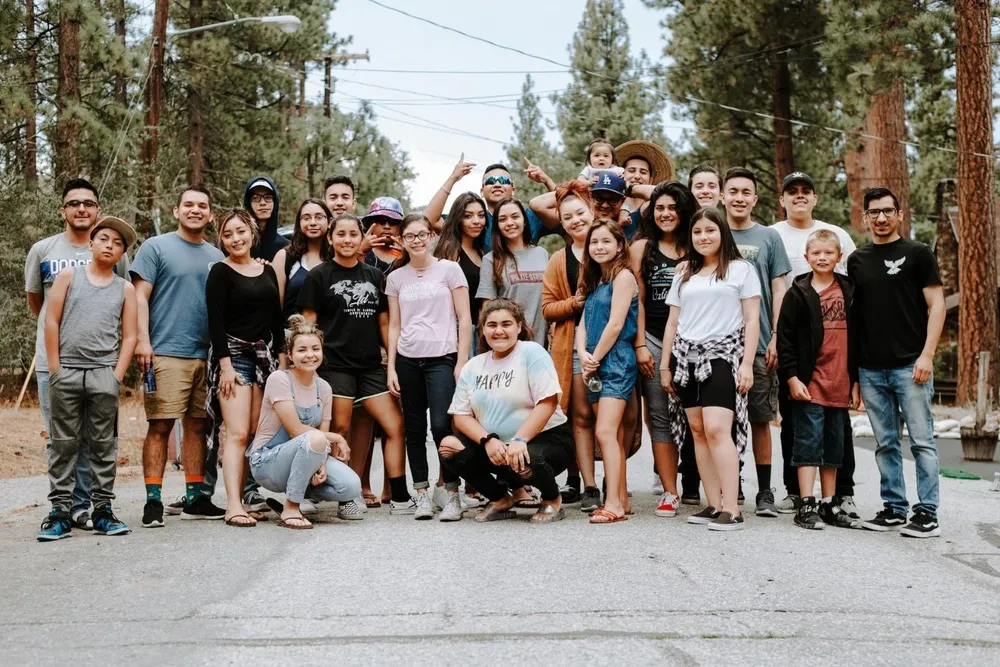
#> input picture 07_Data_Science/Machine Learning/image_recognition_tools/photo.webp, 1000 x 667 px, shrunk from 1500 x 1000 before the run
$ jupyter execute face_recognition.ipynb
#> lines starting #> are read from the running program, lines starting #| are printed output that depends on the picture; after the words box and inside, x2 and y2 are one past the last pixel; in counts of white or black regions, pixels touching at a corner belong together
[cell 1]
import cv2
import matplotlib.pyplot as plt

[cell 2]
face_classifier = cv2.CascadeClassifier(cv2.data.haarcascades + 'haarcascade_frontalface_default.xml')

[cell 3]
photo = cv2.imread("photo.webp")
#> photo is the input picture: shape (667, 1000, 3); mean B, G, R 117.3, 125.9, 133.2
photo_rgb = cv2.cvtColor(photo, cv2.COLOR_BGR2RGB)
plt.imshow(photo_rgb)
plt.axis('off')
plt.show()

[cell 4]
gray_photo = cv2.cvtColor(photo, cv2.COLOR_BGR2GRAY)
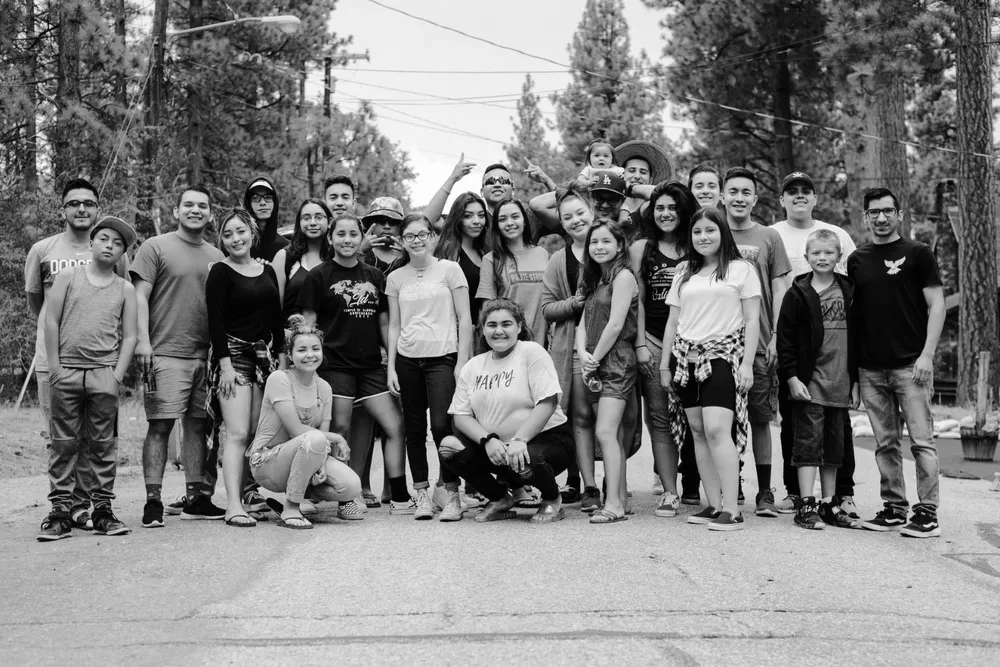
#> gray_photo: shape (667, 1000); min 0, max 255, mean 127.1

[cell 5]
cv2.imwrite('gray_photo.webp', gray_photo)
photo_gray_photo = cv2.imread("gray_photo.webp")
#> photo_gray_photo: shape (667, 1000, 3); min 0, max 255, mean 127.1
photo_rgb_gray_photo = cv2.cvtColor(photo_gray_photo, cv2.COLOR_BGR2RGB)
plt.imshow(photo_rgb_gray_photo)
plt.axis('off')
plt.show()

[cell 6]
faces = face_classifier.detectMultiScale(gray_photo, scaleFactor=1.1, minNeighbors=5, minSize=(30, 30))
#> faces = 20 rows, first 6: [621, 158, 34, 34], [687, 171, 37, 37], [718, 173, 44, 44], [320, 181, 40, 40], [60, 187, 44, 44], [177, 191, 37, 37]

[cell 7]
for (x, y, w, h) in faces:
    cv2.rectangle(photo, (x, y), (x + w, y + h), (255, 0, 0), 2)
    cv2.imwrite('Detected_Faces.webp', photo)
#> this loop made 20 passes
#> (x, y, w, h) on passes 1 to 12: (621, 158, 34, 34), (687, 171, 37, 37), (718, 173, 44, 44), (320, 181, 40, 40), (60, 187, 44, 44), (177, 191, 37, 37), (649, 194, 35, 35), (858, 194, 48, 48), (295, 203, 36, 36), (459, 203, 34, 34), (492, 203, 36, 36), (686, 217, 38, 38)
#> pass 2, `cv2.imwrite('Detected_Faces.webp', photo)`:
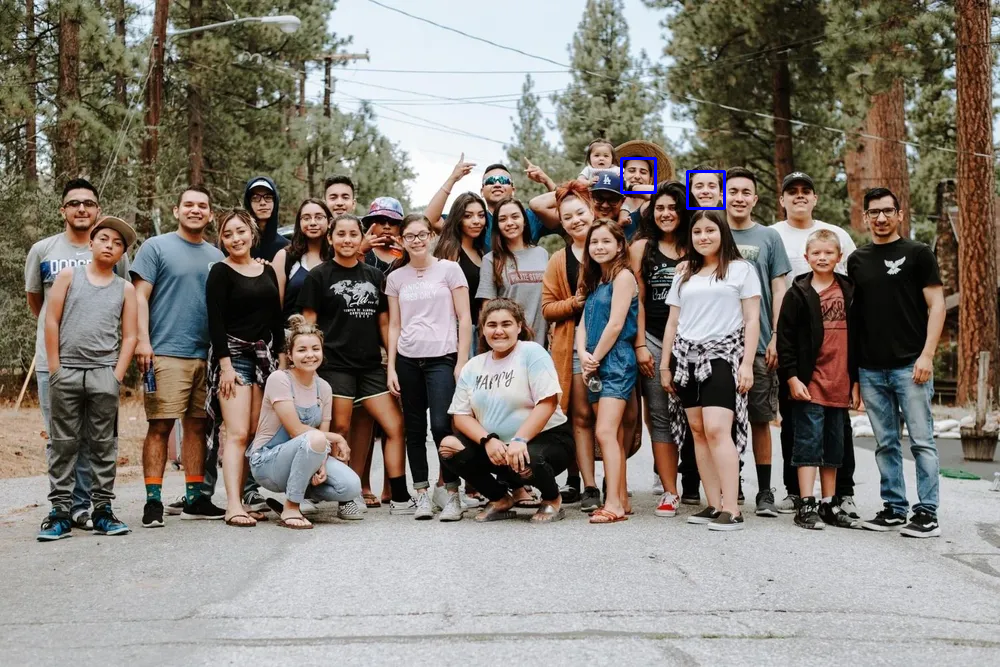
#> saved as Detected_Faces.webp: shape (667, 1000, 3); mean B, G, R 117.5, 125.8, 133.1
#> after the loop:
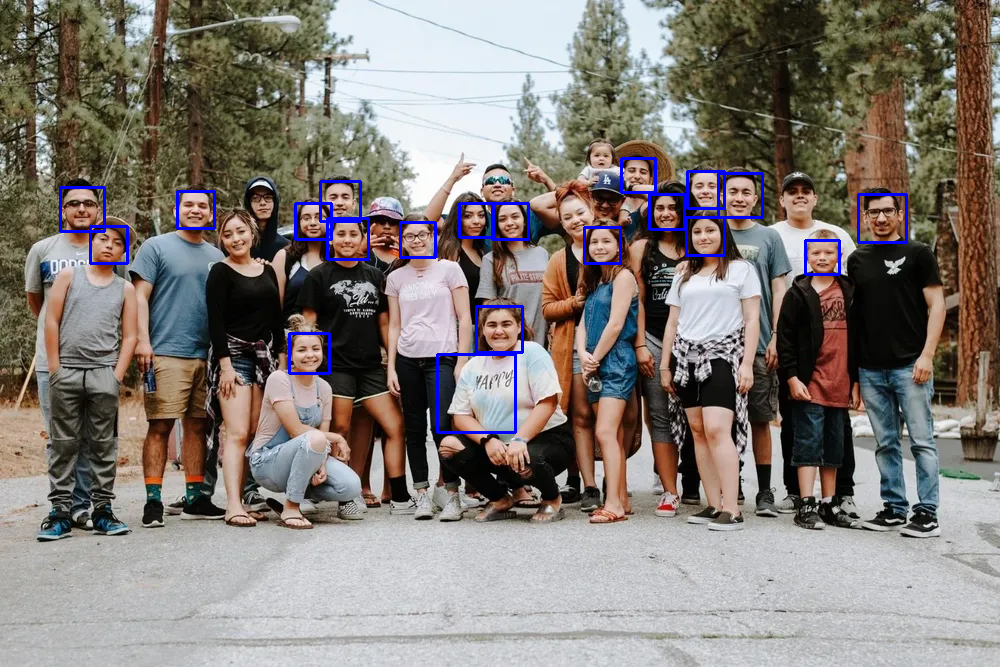
#> photo: shape (667, 1000, 3); 1.41% of pixels changed, all inside (x1, y1, x2, y2) = (59, 157, 908, 434)

photo_Detected_Faces = cv2.imread("Detected_Faces.webp")
photo_rgb_Detected_Faces = cv2.cvtColor(photo_Detected_Faces, cv2.COLOR_BGR2RGB)
plt.imshow(photo_rgb_Detected_Faces)
plt.axis('off')
plt.show()
